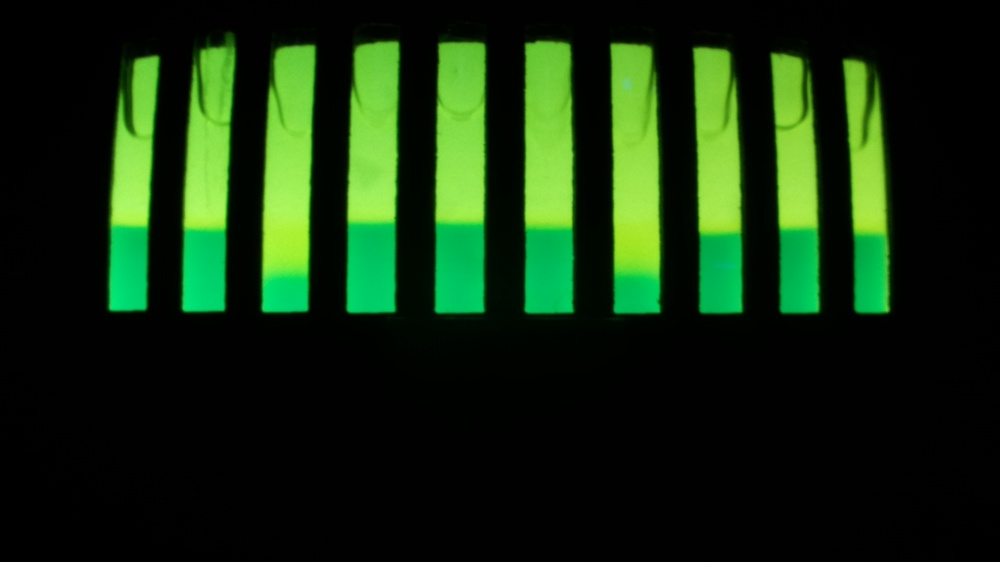
%> input picture Beispielprogramm/image1.jpg, 1000 x 562 px, shrunk from 1920 x 1080 before the run
$ octave --eval "result = farbbioN(imread('image1.jpg'));"   (GNU Octave 9; MATLAB toolbox functions it lacks are replaced by stand-ins)
%> lines starting %> are read from the running program, lines starting %| are printed output that depends on the picture
% Zerlegung eines Bildes in HSV
% [H,S,V]=farbbioN(I)

function [H,S,V]=farbbioN(I)

figure, imshow(I);
I=rgb2hsv(I);
%> I: size 562x1000x3 double; mean H, S, V 0.142, 0.405, 0.174

figure, imagesc(I(:,:,1));title('Farbton'); colormap(gray);
figure, imagesc(I(:,:,2));title('S鋞tigung'); colormap(gray);
figure, imagesc(I(:,:,3));title('Intensit鋞'); colormap(gray);

H=double(I(:,:,1));
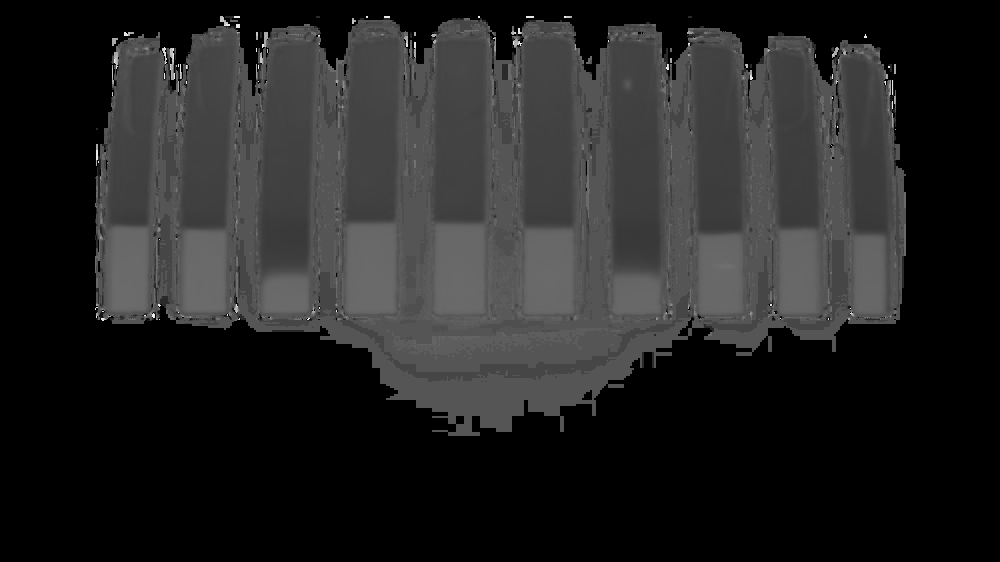
%> H: size 562x1000 double; min 0, max 0.958, mean 0.142
S=double(I(:,:,2));
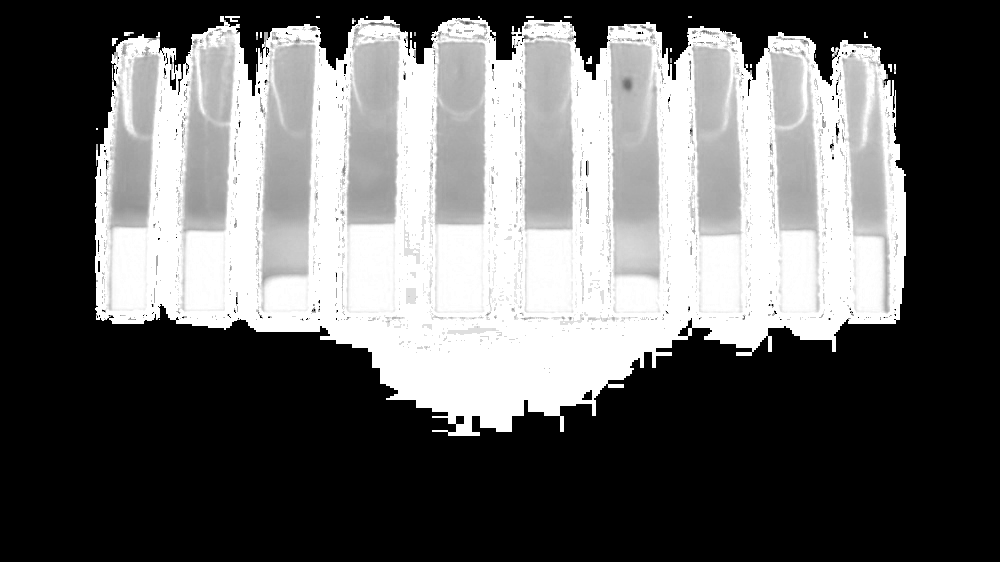
%> S: size 562x1000 double; min 0, max 1, mean 0.405
V=double(I(:,:,3));
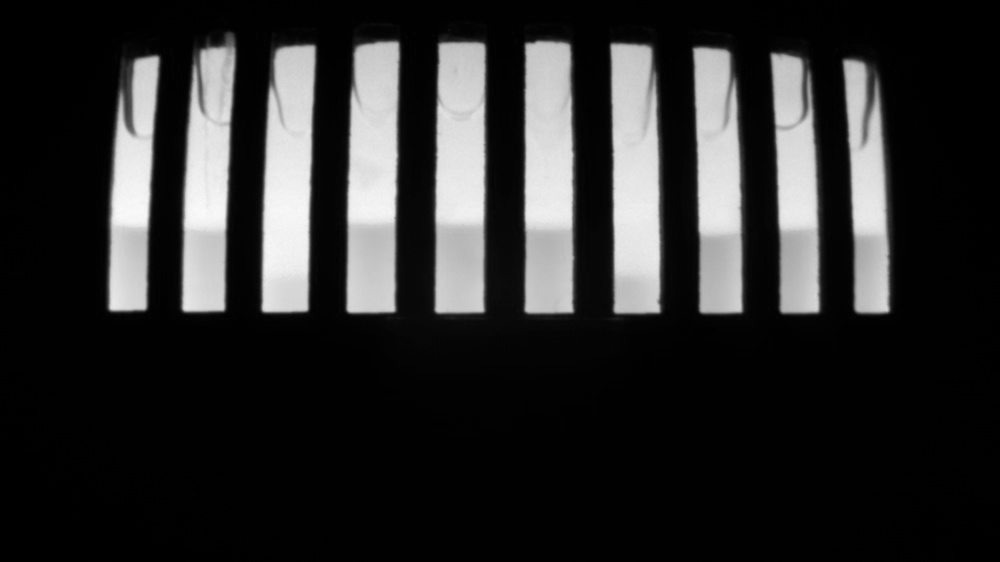
%> V: size 562x1000 double; min 0, max 0.984, mean 0.174
maS=max(max(S));
%> maS = 1
S=S*255/maS;
S=uint8(S);
%> S: size 562x1000 uint8
maV=max(max(V));
%> maV = 0.984
V=V*255/maV;
V=uint8(V);
%> V: size 562x1000 uint8

imwrite(H, 'Bild_H.jpg');
imwrite(S, 'Bild_S.jpg');
imwrite(V, 'Bild_V.jpg');
figure, hold on, imshow(H);
figure, hold on, imshow(S);
figure, hold on, imshow(V);

$ run again, on Beispielprogramm/0.jpg
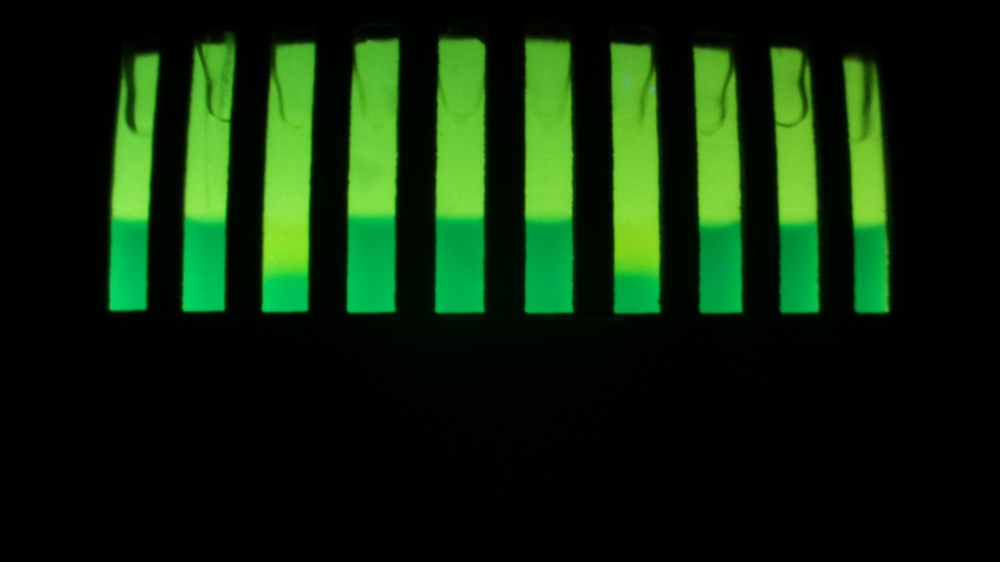
%> input picture Beispielprogramm/0.jpg, 1000 x 562 px, shrunk from 1920 x 1080 before the run
%> I: size 562x1000x3 double; mean H, S, V 0.167, 0.515, 0.157
%> in farbbioN, `S=double(I(:,:,2));`:
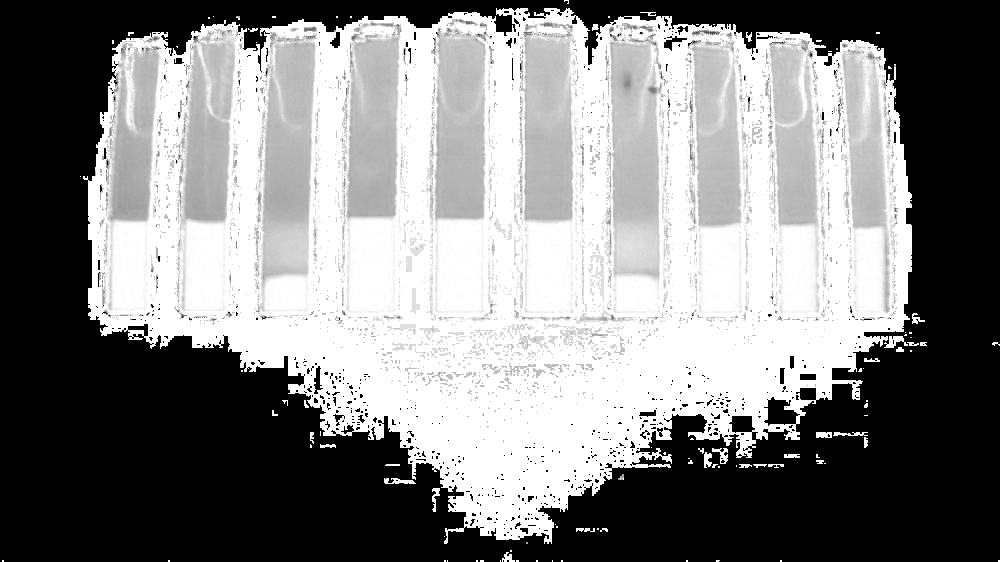
%> S: size 562x1000 double; min 0, max 1, mean 0.515
%> in farbbioN, `V=double(I(:,:,3));`:
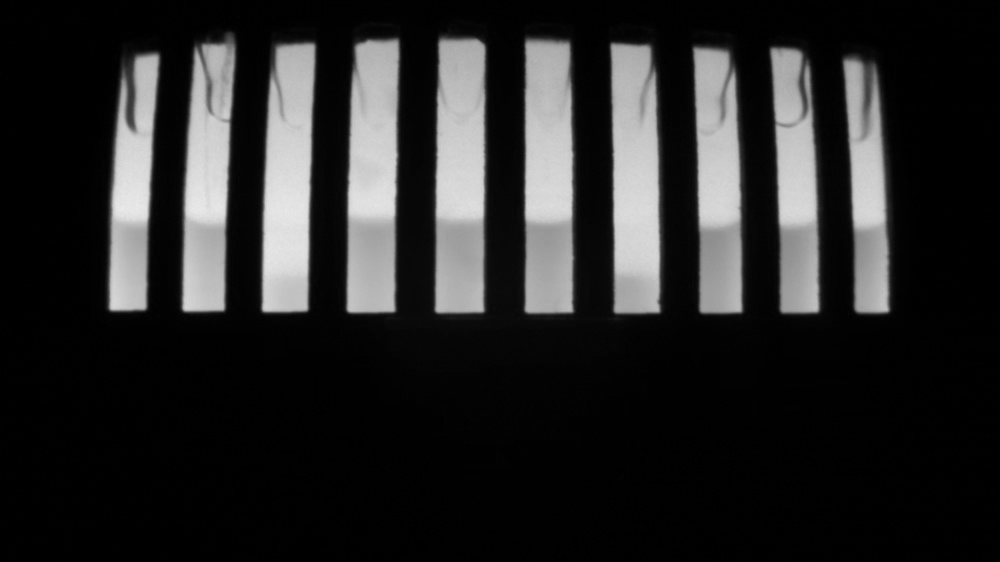
%> V: size 562x1000 double; min 0, max 0.922, mean 0.157
%> maS = 1
%> maV = 0.922

$ run again, on Beispielprogramm/0min.jpg
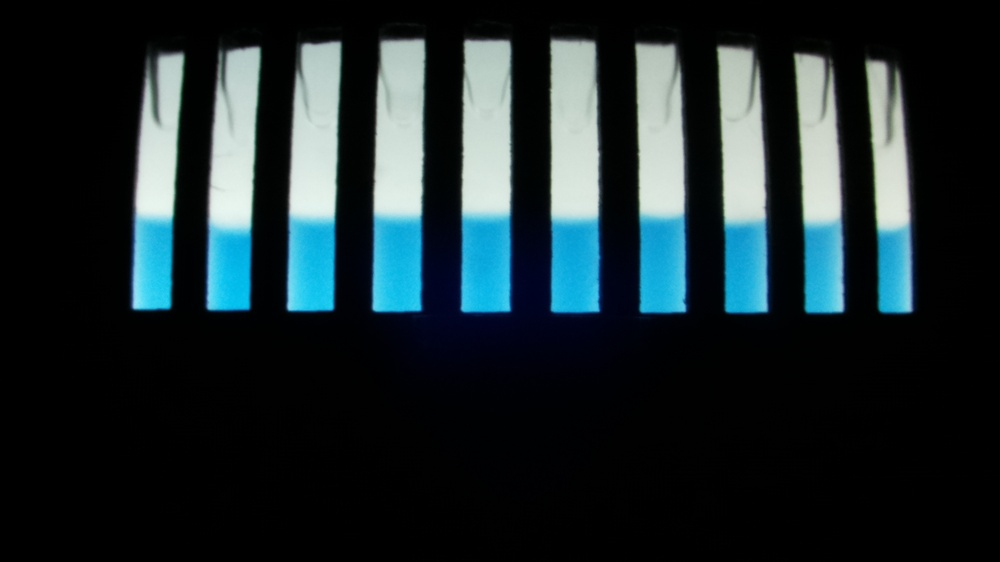
%> input picture Beispielprogramm/0min.jpg, 1000 x 562 px, shrunk from 1920 x 1080 before the run
%> I: size 562x1000x3 double; mean H, S, V 0.245, 0.298, 0.183
%> in farbbioN, `H=double(I(:,:,1));`:
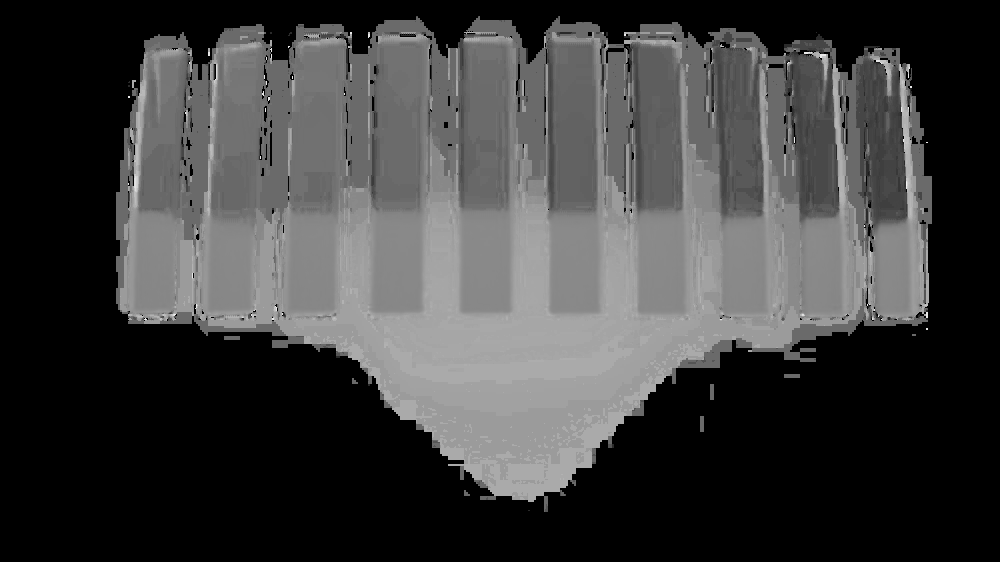
%> H: size 562x1000 double; min 0, max 0.958, mean 0.245
%> in farbbioN, `V=double(I(:,:,3));`:
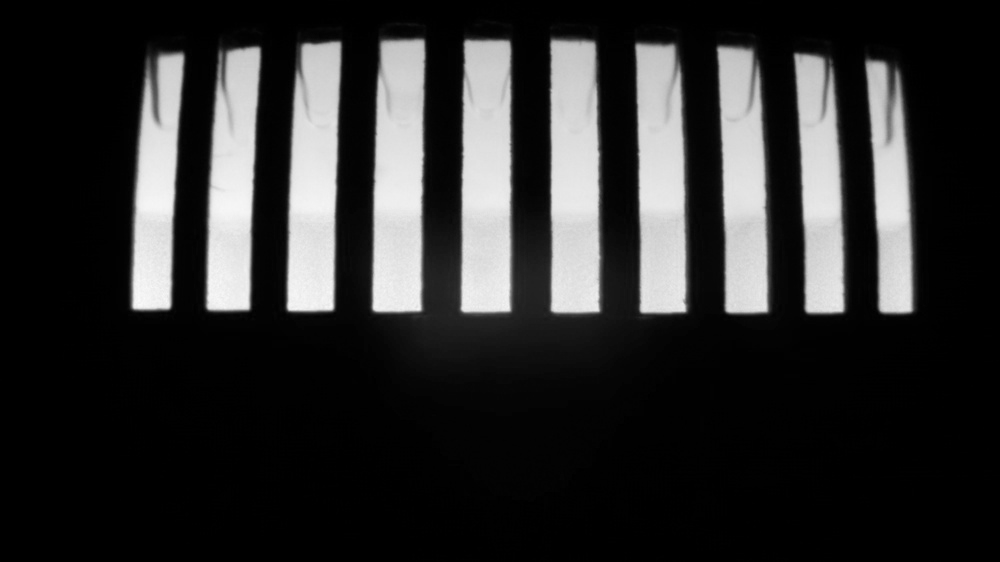
%> V: size 562x1000 double; min 0, max 0.988, mean 0.183
%> maS = 1
%> maV = 0.988
